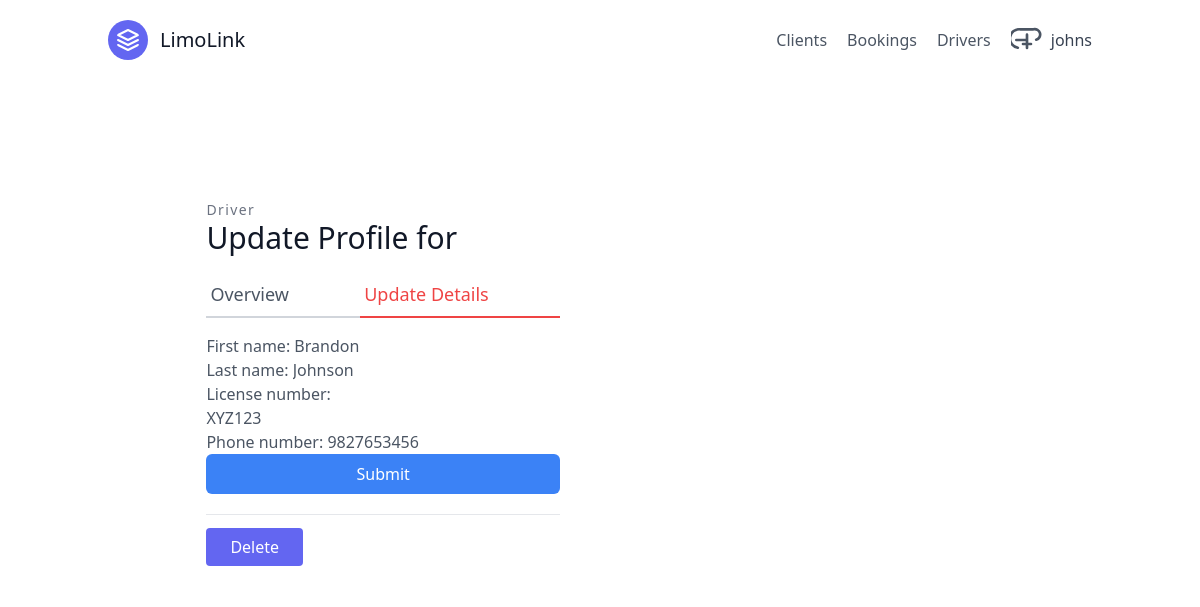
Screenshot of /drivers/1/update/ (signed in) with the database file from the repository.
### clients/models.py (models this page shows)
class User(AbstractUser):
    is_active = models.BooleanField(default=True)

### drivers/models.py (models this page shows, shortened)
class Driver(models.Model):
  user = models.OneToOneField(settings.AUTH_USER_MODEL, on_delete=models.CASCADE, related_name='driver_profile')
  first_name = models.CharField(max_length=100)
  last_name = models.CharField(max_length=100)
  license_number = models.CharField(max_length=50, unique=True)
  phone_number = models.CharField(max_length=15)
  created_at = models.DateTimeField(auto_now_add=True)

### drivers/views.py (the view, shortened to what this page needs)
# urls.py: path('<int:pk>/update/', DriverUpdateView.as_view(), name="driver-update"),
class DriverUpdateView(LoginRequiredMixin, UpdateView):
    model = Driver
    template_name = 'drivers/driver_update.html'
    form_class = DriverForm
    context_object_name = 'drivers'
    success_url = reverse_lazy('drivers:driver-list')

### drivers/forms.py
class DriverForm(forms.ModelForm):
  class Meta:
    model = Driver
    fields = ['first_name', 'last_name', 'license_number', 'phone_number']

### templates/drivers/driver_update.html (shortened to what this page needs)
{% extends "base.html" %}
{% load tailwind_filters %}
{% block content %}
<section class="text-gray-600 body-font overflow-hidden">
  <div class="container px-5 py-24 mx-auto">
    <div class="lg:w-4/5 mx-auto flex flex-wrap">
      <div class="lg:w-1/2 w-full lg:pr-10 lg:py-6 mb-6 lg:mb-0">
        <h2 class="text-sm title-font text-gray-500 tracking-widest">Driver</h2>
        <h1 class="text-gray-900 text-3xl title-font font-medium mb-4">
          Update Profile for {{ driver.user.username }}
        </h1>
        <div class="flex mb-4">
          <a href="{% url 'drivers:driver-detail' drivers.pk %}"
            class="flex-grow border-b-2 border-gray-300 py-2 text-lg px-1">Overview</a>
          <a href="{% url 'drivers:driver-update' drivers.pk %}"
            class="flex-grow text-red-500 border-b-2 border-red-500 py-2 text-lg px-1">Update Details</a>
        </div>
        <form method="post">
          {{ form|crispy }}
          <button type="submit"
            class="w-full text-white bg-blue-500 hover:bg-blue-600 px-3 py-2 rounded-md">Submit</button>
        </form>
        <div class="mt-5 py-5 border-t border-gray-200">
          <a href="/drivers/{{ driver.pk }}/delete/"
            class="w-1/2 mt-3 text-white bg-indigo-500 border-0 py-2 px-6 focus:outline-none hover:bg-indigo-600 rounded">
            Delete
          </a>
        </div>
      </div>
    </div>
  </div>
</section>
{% endblock content %}

### templates/navbar.html (shortened to what this page needs)
<header class="text-gray-600 body-font">
  <div class="container mx-auto flex flex-wrap p-5 flex-col md:flex-row items-center">
    <a class="flex title-font font-medium items-center text-gray-900 mb-4 md:mb-0">
      <svg xmlns="http://www.w3.org/2000/svg" fill="none" stroke="currentColor" stroke-linecap="round"
        stroke-linejoin="round" stroke-width="2" class="w-10 h-10 text-white p-2 bg-indigo-500 rounded-full"
        viewBox="0 0 24 24">
        <path d="M12 2L2 7l10 5 10-5-10-5zM2 17l10 5 10-5M2 12l10 5 10-5"></path>
      </svg>
      <span class="ml-3 text-xl">LimoLink</span>
    </a>
    <nav class="md:ml-auto flex flex-wrap items-center text-base justify-center">
      <a href="{% url 'clients:client-list' %}" class="mr-5 hover:text-gray-900">Clients</a>
      <a href="{% url 'bookings:booking-list' %}" class="mr-5 hover:text-gray-900">Bookings</a>
      <a href="{% url 'drivers:driver-list' %}" class="mr-5 hover:text-gray-900">Drivers</a>
    </nav>
    {% if request.user.is_authenticated %}
    <div x-data="{ open: false }" class="relative">
      <button @click="open = !open"
        class="flex items-center space-x-2 text-gray-700 hover:text-gray-900 focus:outline-none">
        <svg class="w-8 h-8 text-gray-600 hover:text-gray-900" xmlns="http://www.w3.org/2000/svg" fill="none"
          viewBox="0 0 24 24" stroke="currentColor">
          <path stroke-linecap="round" stroke-linejoin="round" stroke-width="2"
            d="M5.121 17.804A4 4 0 017.197 4h9.606a4 4 0 012.076 7.804M9 15h6m-3-3v6m0-6V8m0 4H4" />
        </svg>
        <span class="hidden sm:inline">{{ request.user.username }}</span>
      </button>
    </div>
    {% endif %}
  </div>
</header>

### rows the page displays
User: user.username "johns"
Driver: first_name "Brandon", last_name "Johnson", license_number "XYZ123", phone_number "9827653456"
